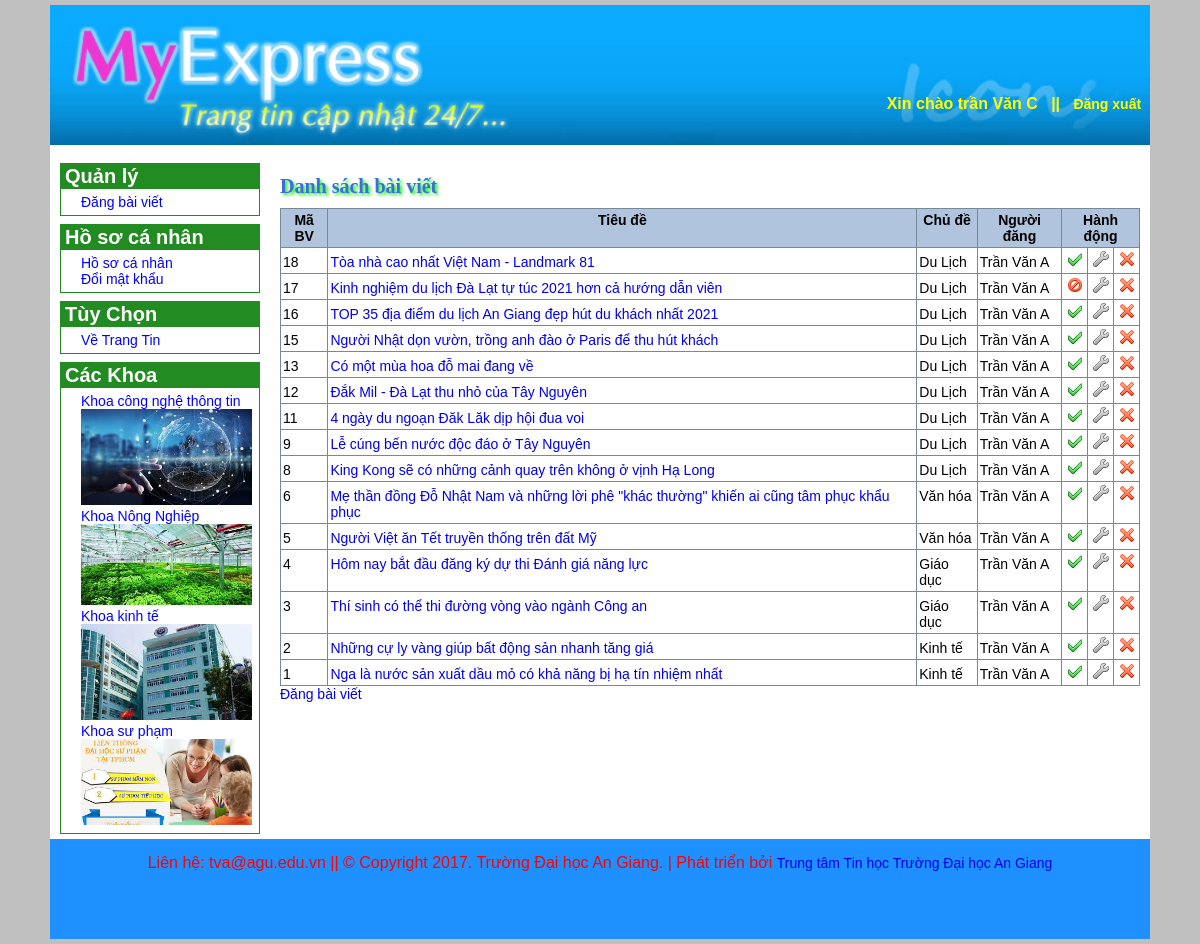
The page /Admin/index.php?do=baiviet (signed in) on the database its author committed.
### tables this page shows
CREATE TABLE `tbl_noidungtin` (
  `MaBaiViet` int(10) NOT NULL,
  `MaChuDe` int(10) NOT NULL,
  `MaNguoiDung` int(10) NOT NULL,
  `TieuDe` varchar(255) NOT NULL,
  `TomTat` text NOT NULL,
  `NoiDung` text NOT NULL,
  `NgayDang` datetime NOT NULL,
  `HinhAnh` tinytext NOT NULL,
  `ChuThichAnh` tinytext NOT NULL,
  `LuotXem` int(10) NOT NULL,
  `KiemDuyet` tinyint(1) NOT NULL
);

CREATE TABLE `tbl_chude` (
  `MaChuDe` int(10) NOT NULL,
  `TenChuDe` varchar(100) NOT NULL
);

CREATE TABLE `tbl_nguoidung` (
  `MaNguoiDung` int(10) NOT NULL,
  `TenNguoiDung` varchar(50) NOT NULL,
  `TenDangNhap` varchar(50) NOT NULL,
  `MatKhau` varchar(100) NOT NULL,
  `QuyenHan` tinyint(1) NOT NULL,
  `Khoa` tinyint(1) NOT NULL
);

### Admin/baiviet.php (the view, shortened to what this page needs)
<?php
	$sql = "SELECT *
			FROM tbl_noidungtin A, tbl_chude B, tbl_nguoidung C
			WHERE A.MaChuDe = B.MaChuDe AND A.maNguoiDung = C.MaNguoiDung ORDER by `NgayDang` DESC";
	$danhsach = $connect->query($sql);
?>
<h3>Danh sách bài viết</h3>
<table class="DanhSach">
	<tr>
		<th>Mã BV</th>
		<th>Tiêu đề</th>
		<th>Chủ đề</th>
		<th>Người đăng</th>
		<th colspan="3">Hành động</th>
	</tr>
	<?php
		while ($dong = $danhsach->fetch_array(MYSQLI_ASSOC)) {
			echo "<tr>";
				echo "<td>" . $dong['MaBaiViet'] . "</td>";
				echo "<td><a href='index.php?do=baiviet_chitiet&id=" . $dong['MaBaiViet'] . "'>" . $dong['TieuDe'] . "</a></td>";
				echo "<td>" . $dong['TenChuDe'] . "</td>";
				echo "<td>" . $dong['TenNguoiDung'] . "</td>";
				echo "<td align='center'>";
					if($dong['KiemDuyet'] == 0)
						echo "<a href='index.php?do=baiviet_kiemduyet&k=1&id=" . $dong['MaBaiViet'] . "'><img src='images/ban.png' /></a>";
					else
						echo "<a href='index.php?do=baiviet_kiemduyet&k=0&id=" . $dong['MaBaiViet'] . "'><img src='images/active.png' /></a>";
				echo "</td>";
				echo "<td align='center'><a href='index.php?do=baiviet_sua&id=" . $dong['MaBaiViet'] . "'><img src='images/edit.png' /></a></td>";
				echo "<td align='center'><a href='index.php?do=baiviet_xoa&id=" . $dong['MaBaiViet'] . "' onclick='return confirm(\"Bạn có muốn xóa bài viết " . $dong['TieuDe'] . " không?\")'><img src='images/delete.png' /></a></td>";
			echo "</tr>";
		}
	?>
</table>
<a href="index.php?do=baiviet_them">Đăng bài viết</a>

### Admin/css/style.css (style rules this page uses)
* { box-sizing: border-box; font-size:14px; font-family: Verdana, Geneva, Tahoma, sans-serif; vertical-align: baseline; }
a { text-decoration: none; }
body { margin: auto; background-color: silver; padding: 5px; font-family: Verdana, Geneva, Tahoma, sans-serif; font-size: 10pt; }
#BenPhai h3 { font-size: 20px; padding: 2px 0 10px 0; color: #4169E1; font-family: Tahoma; margin-top: 8px; margin-bottom: 0; text-shadow: 2px 2px 3px #00FF00; }
table.DanhSach { width: 100%; border-collapse: collapse; }
table.DanhSach th { border: 1px solid #778899; padding: 3px 2px 3px 2px; background: #b0c4de; }
table.DanhSach td { border: 1px solid #778899; padding: 3px 2px 3px 2px; }

### rows shown on the page
tbl_noidungtin: MaBaiViet "18", TieuDe "Tòa nhà cao nhất Việt Nam - Landmark 81", MaChuDe.TenChuDe "Du Lịch", MaNguoiDung.TenNguoiDung "Trần Văn A", KiemDuyet 1 (drawn)
tbl_noidungtin: MaBaiViet "17", TieuDe "Kinh nghiệm du lịch Đà Lạt tự túc 2021 hơn cả hướng dẫn viên", MaChuDe.TenChuDe "Du Lịch", MaNguoiDung.TenNguoiDung "Trần Văn A", KiemDuyet 0 (drawn)
tbl_noidungtin: MaBaiViet "16", TieuDe "TOP 35 địa điểm du lịch An Giang đẹp hút du khách nhất 2021", MaChuDe.TenChuDe "Du Lịch", MaNguoiDung.TenNguoiDung "Trần Văn A", KiemDuyet 1 (drawn)
tbl_noidungtin: MaBaiViet "15", TieuDe "Người Nhật dọn vườn, trồng anh đào ở Paris để thu hút khách", MaChuDe.TenChuDe "Du Lịch", MaNguoiDung.TenNguoiDung "Trần Văn A", KiemDuyet 1 (drawn)
tbl_noidungtin: MaBaiViet "13", TieuDe "Có một mùa hoa đỗ mai đang về", MaChuDe.TenChuDe "Du Lịch", MaNguoiDung.TenNguoiDung "Trần Văn A", KiemDuyet 1 (drawn)
tbl_noidungtin: MaBaiViet "12", TieuDe "Đắk Mil - Đà Lạt thu nhỏ của Tây Nguyên", MaChuDe.TenChuDe "Du Lịch", MaNguoiDung.TenNguoiDung "Trần Văn A", KiemDuyet 1 (drawn)
tbl_noidungtin: MaBaiViet "11", TieuDe "4 ngày du ngoạn Đăk Lăk dịp hội đua voi", MaChuDe.TenChuDe "Du Lịch", MaNguoiDung.TenNguoiDung "Trần Văn A", KiemDuyet 1 (drawn)
tbl_noidungtin: MaBaiViet "9", TieuDe "Lễ cúng bến nước độc đáo ở Tây Nguyên", MaChuDe.TenChuDe "Du Lịch", MaNguoiDung.TenNguoiDung "Trần Văn A", KiemDuyet 1 (drawn)
tbl_noidungtin: MaBaiViet "8", TieuDe "King Kong sẽ có những cảnh quay trên không ở vịnh Hạ Long", MaChuDe.TenChuDe "Du Lịch", MaNguoiDung.TenNguoiDung "Trần Văn A", KiemDuyet 1 (drawn)
tbl_noidungtin: MaBaiViet "6", TieuDe "Mẹ thần đồng Đỗ Nhật Nam và những lời phê \"khác thường\" khiến ai cũng tâm phục khẩu phục", MaChuDe.TenChuDe "Văn hóa", MaNguoiDung.TenNguoiDung "Trần Văn A", KiemDuyet 1 (drawn)
tbl_noidungtin: MaBaiViet "5", TieuDe "Người Việt ăn Tết truyền thống trên đất Mỹ", MaChuDe.TenChuDe "Văn hóa", MaNguoiDung.TenNguoiDung "Trần Văn A", KiemDuyet 1 (drawn)
tbl_noidungtin: MaBaiViet "4", TieuDe "Hôm nay bắt đầu đăng ký dự thi Đánh giá năng lực", MaChuDe.TenChuDe "Giáo dục", MaNguoiDung.TenNguoiDung "Trần Văn A", KiemDuyet 1 (drawn)
tbl_noidungtin: MaBaiViet "3", TieuDe "Thí sinh có thể thi đường vòng vào ngành Công an", MaChuDe.TenChuDe "Giáo dục", MaNguoiDung.TenNguoiDung "Trần Văn A", KiemDuyet 1 (drawn)
tbl_noidungtin: MaBaiViet "2", TieuDe "Những cự ly vàng giúp bất động sản nhanh tăng giá", MaChuDe.TenChuDe "Kinh tế", MaNguoiDung.TenNguoiDung "Trần Văn A", KiemDuyet 1 (drawn)
tbl_noidungtin: MaBaiViet "1", TieuDe "Nga là nước sản xuất dầu mỏ có khả năng bị hạ tín nhiệm nhất", MaChuDe.TenChuDe "Kinh tế", MaNguoiDung.TenNguoiDung "Trần Văn A", KiemDuyet 1 (drawn)

### other values the page prints
$_SESSION['HoTen'] "trần Văn C"
